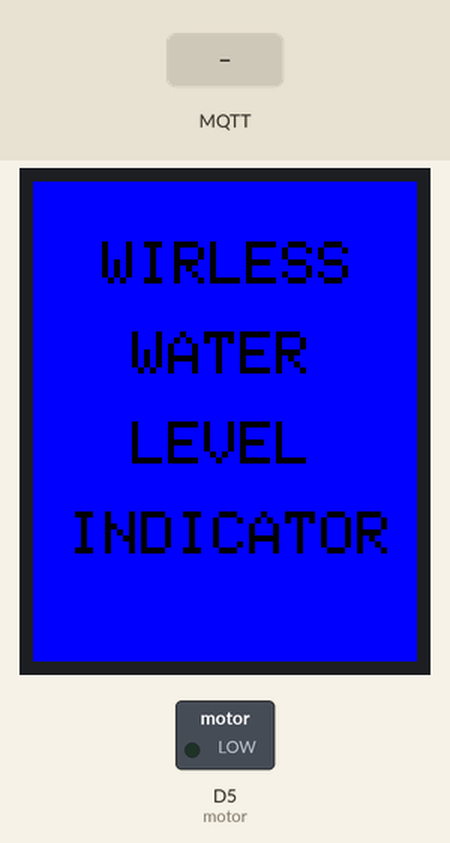
Recording of a sketch running on a simulated ESP8266 (NodeMCU). On the bench: 128×160 colour display, switched loads named in the sketch (green lamp = pin HIGH). Inputs (shaded band) come from the test bench. WiFi joins after 1.5 s; servers stay silent unless stated; no MQTT or app messages arrive unless stated; what the sketch prints to the serial monitor is not drawn.

Above: at 1.8 s.
At 4.9 s:
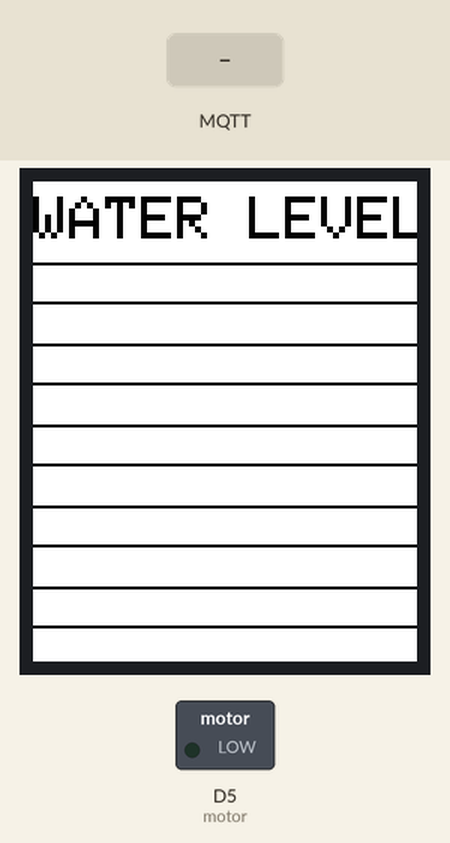
5.0 s: MQTT message "motor" arrives on the first subscribed topic
At 6.5 s:
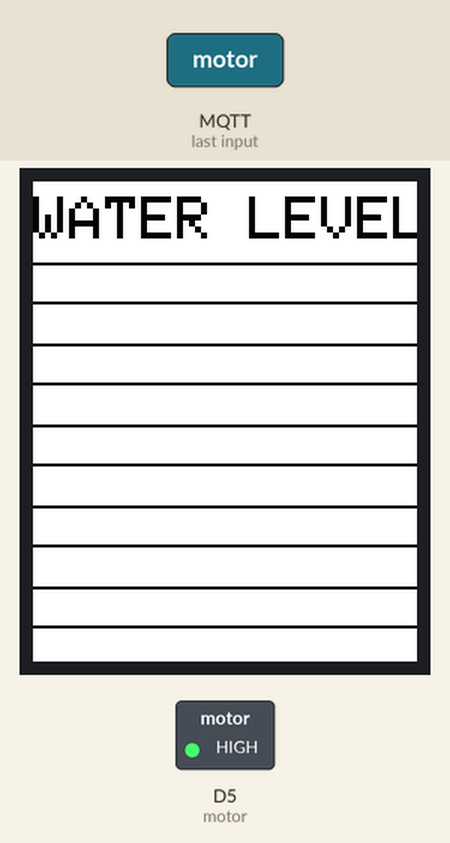
7.3 s: MQTT message "0" arrives on the second subscribed topic
At 8.1 s:
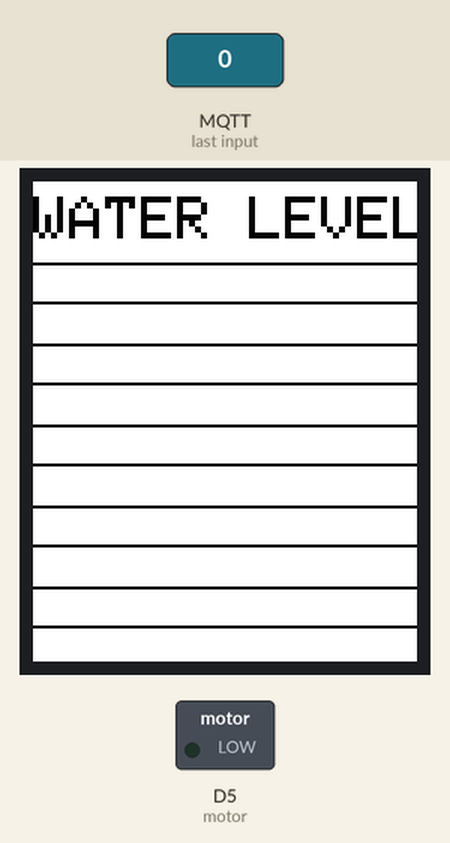
9.3 s: MQTT message "1" arrives on the first subscribed topic
At 10.5 s:
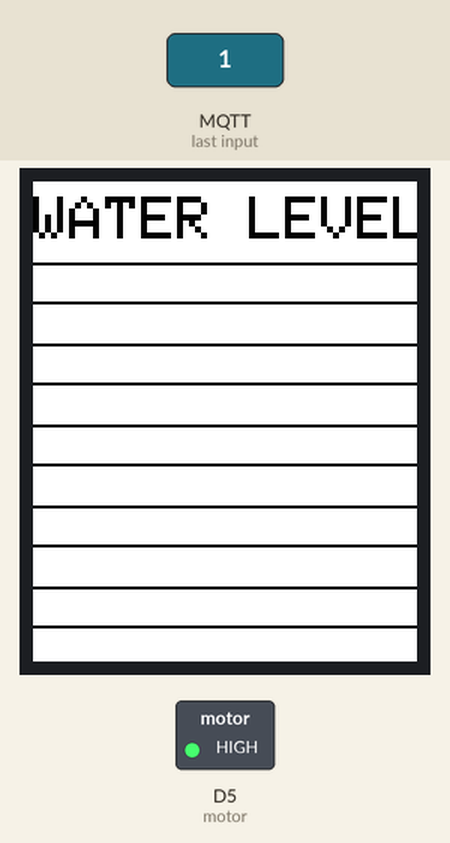
Timing chart, 0 to 12.3 s (numbered marks = the images above; inputs shaded):
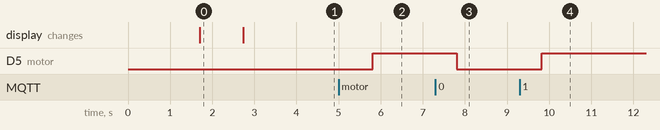

Measured:
- after the input at 5.0 s, D5 (motor): LOW → HIGH after 0.81 s
- after the input at 7.3 s, D5 (motor): HIGH → LOW after 0.51 s
- after the input at 9.3 s, D5 (motor): LOW → HIGH after 0.53 s
- what the display in image 0 shows lasts 1.0 s, from 1.7 s to 2.7 s

The sketch:

water_level1.ino
```cpp
#include <Adafruit_GFX.h>    // Core graphics library
#include <Adafruit_ST7735.h> // Hardware-specific library

#include <ESP8266WiFi.h>
#include <PubSubClient.h>


#define wifi_ssid "HighVoltages.co"
#define wifi_password "Highvoltages  670"

#define mqtt_server "tailor.cloudmqtt.com"
#define mqtt_user "kpsfxepp"
#define mqtt_password "50lbq5rQ-eoq"


WiFiClient espClient;
PubSubClient client(espClient);

unsigned int interval = 1000;
#define motor D5
//#define TFT_CS     10
//#define TFT_RST    8  // you can also connect this to the Arduino reset
//                      // in which case, set this #define pin to 0!
//#define TFT_DC     9

#define TFT_RST   D4     // TFT RST pin is connected to NodeMCU pin D4 (GPIO2)
#define TFT_CS    D3     // TFT CS  pin is connected to NodeMCU pin D4 (GPIO0)
#define TFT_DC    D2     // TFT DC  pin is connected to NodeMCU pin D4 (GPIO4)

Adafruit_ST7735 tft = Adafruit_ST7735(TFT_CS,  TFT_DC, TFT_RST);


float p = 3.1415926;

void setup() {
  Serial.begin(115200);
  setup_wifi();
  client.setServer(mqtt_server, 15565);
  client.setCallback(callback);
  client.subscribe("WaterLevel");
  client.subscribe("motor");
  tft.initR(INITR_BLACKTAB);   // initialize a ST7735S chip, black tab
  tft.fillScreen(ST7735_BLACK);
 tft.setRotation(90);
 pinMode(motor,OUTPUT);

  tftPrintTest();
  delay(1000);
  tftPrintTest1();
  delay(1000);

}

void setup_wifi() {
  delay(10);
  // We start by connecting to a WiFi network
  Serial.println();
  Serial.print("Connecting to ");
  Serial.println(wifi_ssid);

  WiFi.begin(wifi_ssid, wifi_password);

  while (WiFi.status() != WL_CONNECTED) {
    delay(500);
    Serial.print(".");
  }

  Serial.println("");
  Serial.println("WiFi connected");
  Serial.println("IP address: ");
  Serial.println(WiFi.localIP());
}

void reconnect() {
  // Loop until we're reconnected
  while (!client.connected()) {
    Serial.print("Attempting MQTT connection...");
    if (client.connect(mqtt_server, mqtt_user, mqtt_password)) {
      Serial.println("connected");
        client.subscribe("WaterLevel");
  client.subscribe("motor");
    } else {
      Serial.print("failed, rc=");
      Serial.print(client.state());
      Serial.println(" try again in 5 seconds");
      // Wait 5 seconds before retrying
      delay(5000);
    }
  }
}

bool checkBound(float newValue, float prevValue, float maxDiff) {
  return !isnan(newValue) &&
         (newValue < prevValue - maxDiff || newValue > prevValue + maxDiff);
}

void callback(char* topic, byte* payload, unsigned int length) {
String data;
data="";
String tpc=String(topic);
  for (int i = 0; i < length; i++) {
   data += (char)payload[i];
  }
  Serial.println(data);
  if(tpc=="motor"){
    if(data=="1"){
      digitalWrite(motor,HIGH);
      }
      if(data=="0"){
        digitalWrite(motor,LOW);
        }
    }

   if(tpc=="WaterLevel"){
   int mbl=int(data.toInt());
   int value=mbl/10;
   if(value==0){
    tftPrintTest1();
    }
    else if(value==1){
      tftPrintTest1();
      tft.fillRect(0,148,tft.width(),tft.height()-12,0x04FF);
      tft.setTextColor(ST7735_RED);
      tft.setCursor(55, 150);
      tft.setTextSize(1);
      tft.println("10%");

      }
      else if(value==2){
      tftPrintTest1();
      tft.fillRect(0,135,tft.width(),tft.height()-12,0x04FF);
      tft.setTextColor(ST7735_RED);
      tft.setCursor(55, 137);
      tft.setTextSize(1);
      tft.println("20%");

      }
      else if(value==3){
      tftPrintTest1();
      tft.fillRect(0,121,tft.width(),tft.height()-12,0x04FF);
      tft.setTextColor(ST7735_RED);
      tft.setCursor(55, 123);
      tft.setTextSize(1);
      tft.println("30%");

      }
      else if(value==4){
      tftPrintTest1();
      tft.fillRect(0,108,tft.width(),tft.height()-12,0x04FF);
      tft.setTextColor(ST7735_RED);
      tft.setCursor(55, 110);
      tft.setTextSize(1);
      tft.println("40%");

      }
      else if(value==5){
        tftPrintTest1();
       tft.fillRect(0,94,tft.width(),tft.height()-12,0x04FF);
      tft.setTextColor(ST7735_GREEN);
      tft.setCursor(55, 96);
      tft.setTextSize(1);
      tft.println("50%");

      }
      else if(value==6){
        tftPrintTest1();
       tft.fillRect(0,81,tft.width(),tft.height()-12,0x04FF);
      tft.setTextColor(ST7735_GREEN);
      tft.setCursor(55, 83);
      tft.setTextSize(1);
      tft.println("60%");

      }
      else if(value==7){
        tftPrintTest1();
       tft.fillRect(0,67,tft.width(),tft.height()-12,0x04FF);
      tft.setTextColor(ST7735_GREEN);
      tft.setCursor(55, 70);
      tft.setTextSize(1);
      tft.println("70%");

      }
      else if(value==8){
        tftPrintTest1();
       tft.fillRect(0,54,tft.width(),tft.height()-12,0x04FF);
      tft.setTextColor(ST7735_GREEN);
      tft.setCursor(55, 56);
      tft.setTextSize(1);
      tft.println("80%");

      }
      else if(value==9){
        tftPrintTest1();
       tft.fillRect(0,40,tft.width(),tft.height()-12,0x04FF);
      tft.setTextColor(ST7735_GREEN);
      tft.setCursor(55, 42);
      tft.setTextSize(1);
      tft.println("90%");

      }
      else if(value==10){
        tftPrintTest1();
       tft.fillRect(0,27,tft.width(),tft.height()-12,0x04FF);
      tft.setTextColor(ST7735_GREEN);
      tft.setCursor(55, 29);
      tft.setTextSize(1);
      tft.println("100%");

      }

      if(value<=6){
              digitalWrite(motor,HIGH);

        }else if(value>=10){
                digitalWrite(motor,LOW);

          }

}
}

    void loop() {
  if (!client.connected()) {
    reconnect();
  }
  client.loop();
  delay(1000);

  }


void tftPrintTest() {
  tft.setTextWrap(false);
  tft.fillScreen(ST7735_BLUE);
  tft.setTextColor(ST7735_BLACK);
  tft.setCursor(23, 20);
  tft.setTextSize(2);
  tft.println("WIRLESS");
   tft.setCursor(33, 50);
  tft.setTextSize(2);
  tft.println("WATER");
   tft.setCursor(33, 80);
  tft.setTextSize(2);
  tft.println("LEVEL");
   tft.setCursor(12, 110);
  tft.setTextSize(2);
  tft.println("INDICATOR");

}

void tftPrintTest1() {
  tft.setTextWrap(false);
  tft.fillScreen(ST7735_WHITE);
  tft.setTextColor(ST7735_BLACK);
  tft.setCursor(0, 5);
  tft.setTextSize(2);
  tft.println("WATER LEVEL");
  tft.drawLine(0, 27, tft.width(), tft.height()-133, ST7735_BLACK);
  tft.drawLine(0, 40, tft.width(), tft.height()-120, ST7735_BLACK);
  tft.drawLine(0, 54, tft.width(), tft.height()-106, ST7735_BLACK);
  tft.drawLine(0, 67, tft.width(), tft.height()-93, ST7735_BLACK);
  tft.drawLine(0, 81, tft.width(), tft.height()-79, ST7735_BLACK);
  tft.drawLine(0, 94, tft.width(), tft.height()-66, ST7735_BLACK);
  tft.drawLine(0, 108, tft.width(), tft.height()-52, ST7735_BLACK);
  tft.drawLine(0, 121, tft.width(), tft.height()-39, ST7735_BLACK);
  tft.drawLine(0, 135, tft.width(), tft.height()-25, ST7735_BLACK);
  tft.drawLine(0, 148, tft.width(), tft.height()-12, ST7735_BLACK);

  }
```
